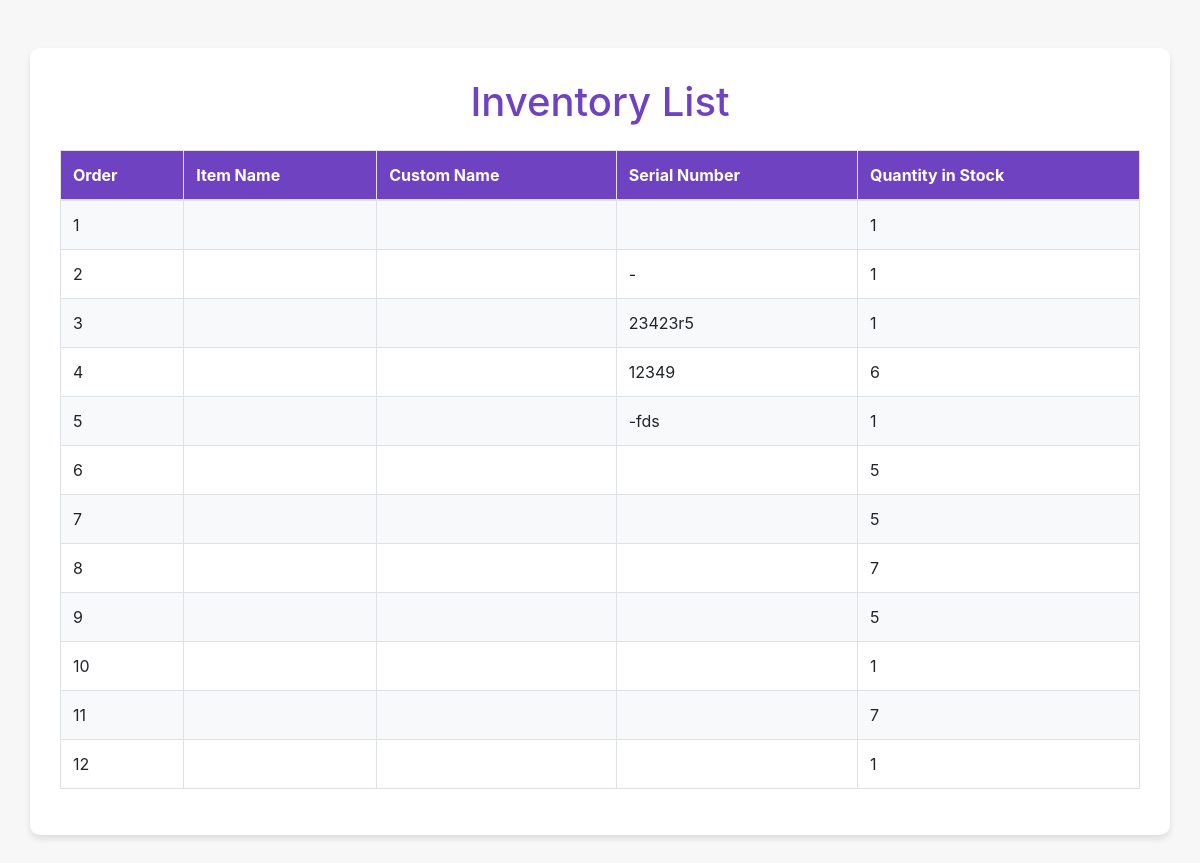
The app's page /inventory/, older data.
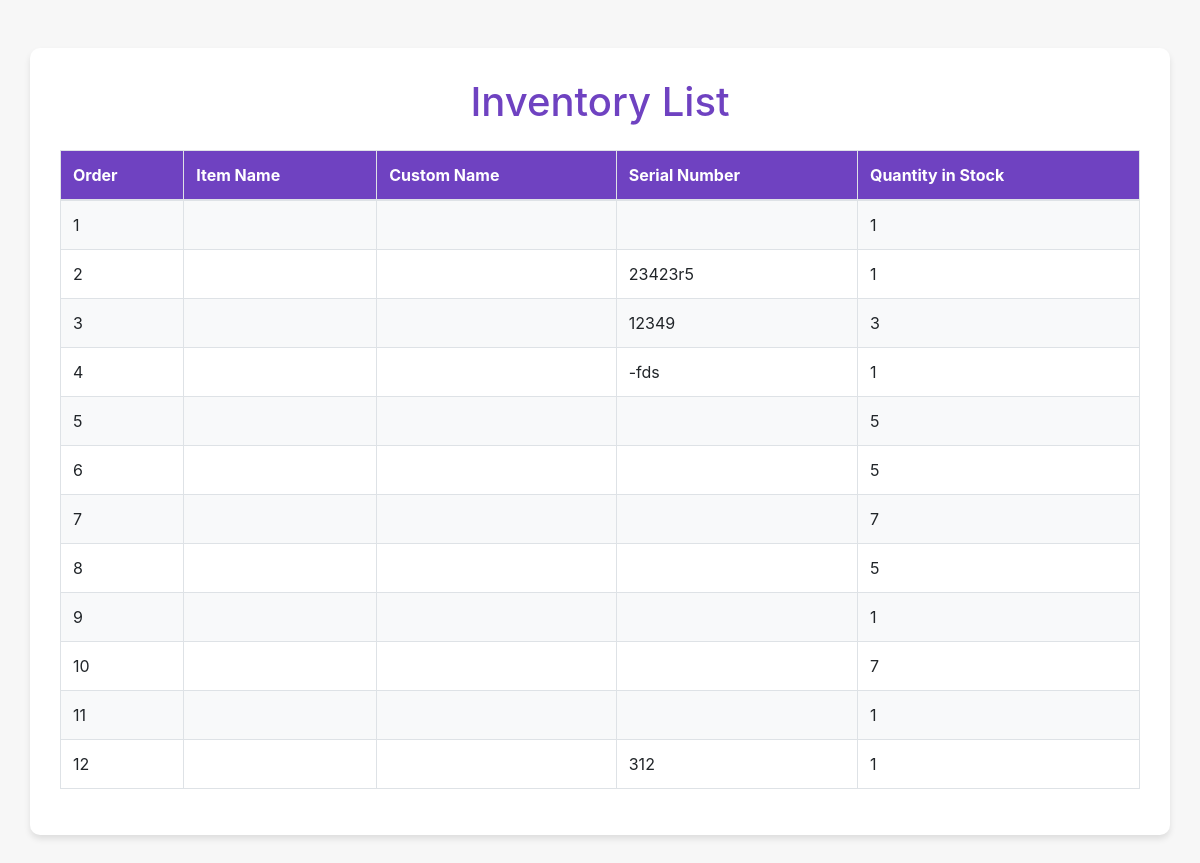
The same page, newer data.
### inventory/models.py (models this page shows, shortened)
class InventoryItem(models.Model):
    purchased_item = models.OneToOneField(Item, on_delete=models.CASCADE)  # Link to the purchased item
    quantity_in_stock = models.IntegerField(default=0)
    last_updated = models.DateTimeField(auto_now=True)

### purchase/models.py (models this page shows, shortened)
class Item(models.Model):
    BANK_CHOICES = [
    ('CBE', 'Commercial Bank of Ethiopia'),
    ('Awash Bank', 'Awash International Bank'),
    ('Dashen Bank', 'Dashen Bank S.C.'),
    ('Bank of Abyssinia', 'Bank of Abyssinia S.C.'),
    ('Wegagen Bank', 'Wegagen Bank S.C.'),
    ('Nib International Bank', 'Nib International Bank S.C.'),
    ('Hibret Bank', 'Hibret Bank S.C.'),
    ('Oromia Bank', 'Oromia Bank S.C.'),
    ('Cooperative Bank of Oromia', 'Cooperative Bank of Oromia'),
    ('Berhan Bank', 'Berhan International Bank S.C.'),
    ('Bunna Bank', 'Bunna International Bank S.C.'),
    ('Zemen Bank', 'Zemen Bank S.C.'),
    ('Enat Bank', 'Enat Bank S.C.'),
    ('Global Bank Ethiopia', 'Global Bank Ethiopia S.C.'),
    ('Addis International Bank', 'Addis International Bank S.C.'),
    ('Abay Bank', 'Abay Bank S.C.'),
    ('Shabelle Bank', 'Shabelle Bank S.C.'),
    ('ZamZam Bank', 'ZamZam Bank S.C.'),
    ('Goh Betoch Bank', 'Goh Betoch Bank S.C.'),
    ('Ahadu Bank', 'Ahadu Bank S.C.'),
    ('Hijra Bank', 'Hijra Bank S.C.'),
    ('Tsehay Bank', 'Tsehay Bank S.C.'),
    ('Siinqee Bank', 'Siinqee Bank S.C.'),
    ('Tsedey Bank', 'Tsedey Bank S.C.'),
    ('Gadaa Bank', 'Gadaa Bank S.C.'),
    ('Amhara Bank', 'Amhara Bank S.C.'),
    ('Rammis Bank', 'Rammis Bank S.C.'),
    ('Siket Bank', 'Siket Bank S.C.'),
    ('Sidama Bank', 'Sidama Bank S.C.'),
    ('Omo Bank', 'Omo Bank S.C.'),
]
    CATEGORY_CHOICES = [
        ('with', 'With'),
        ('without', 'Without'),
    ]
    ITEM_CATEGORY_CHOICES = [
        ('Main Consumables', 'Main Consumables'),
        ('Lubricants', 'Lubricants'),
        ('Service Items', 'Service Items'),
        ('Maintenance Items', 'Maintenance Items'),
    ]
    CATEGORY_NAME_CHOICES = [
        ('Shank', 'Shank'),
        ('Rod', 'Rod'),
        ('Bit', 'Bit'),
        ('Coupling', 'Coupling'),
        ('Liquid consumable', 'Liquid consumable'),
        ('Gas consumable', 'Gas consumable'),
        ('Filter', 'Filter'),
        ('Other', 'Other'),
    ]
    FS_number = models.IntegerField(blank=True, null=True)  # New field for FS number
    Receipt= models.CharField(max_length=100, choices=CATEGORY_CHOICES)
    item_name = models.CharField(max_length=100, choices=CATEGORY_NAME_CHOICES)  # Updated field name
    custom_item_name = models.CharField(max_length=100, blank = True)  # New field for custom name
    item_category = models.CharField(max_length=50, choices=ITEM_CATEGORY_CHOICES, blank=True, null=True)  # Renamed field for clarity
    payment_type = models.CharField(max_length=100, choices=[('Credit', 'Credit'), ('Paid', 'Paid in Full')])
    payment_transaction_type = models.CharField(max_length=100, choices=[('Bank Transfer', 'Bank Transfer'), ('Cash', 'Cash'), ('Deposit to Bank','Deposit to Bank')], blank = True, null = True) # New field for payment status
    remark = models.TextField(blank=True, null=True)  # New text field for remarks
    unit_price_before_vat = models.DecimalField(max_digits=10, decimal_places=2)  # Renamed unit price field
    status = models.CharField(max_length=100, choices=[('Finished', 'Finished'), ('Unfinished', 'Unfinished')], blank=True)  # New status field for finished/unfinished
    quantity = models.IntegerField()
    unit = models.CharField(max_length=50, choices=[('Pcs', 'Pcs'), ('Liter', 'Liter'), ('Kg', 'Kg')])
    seller_name = models.CharField(max_length=100, blank=True)
    total_price = models.DecimalField(max_digits=10, decimal_places=2, null=True, blank=True)  # Total price is nullable
    date_of_purchase = models.DateField()
    receipt_status = models.CharField(max_length=50, choices=[('Taken', 'Taken'),('Not Taken', 'Not Taken')], blank = True, null = True)
    date_of_bank_transfer = models.DateField(null=True, blank=True)
    serial_number = models.CharField(max_length=100, blank=True, null = True)
    item_destination = models.CharField(max_length=50, choices=[('Item Taken', 'Item Taken'),('Item Not Taken', 'Item Not Taken')], blank=True, null=True)
    model = models.CharField(max_length=100, blank=True, null=True)  # Make model optional
    color = models.CharField(max_length=100, blank=True, null=True)
    brand = models.CharField(max_length=50, blank=True, null = True)
    Transferred_to_bank_name = models.CharField(max_length=30, choices=BANK_CHOICES, blank=True, null=True)
    Transferred_from_bank_name = models.CharField(max_length=30, choices=BANK_CHOICES, blank=True, null=True)
    Transferred_to_account_number = models.CharField(max_length=100, blank=True, null=True)
    Transferred_from_account_number = models.CharField(max_length=100, blank=True, null=True)
    Transferred_to_receiver_name = models.CharField(max_length=100, blank=True, null=True)
    Transferred_from_sender_name = models.CharField(max_length=100, blank=True, null=True)
    USD_rate = models.DecimalField(max_digits=10, decimal_places=2, null =True, blank=True)
    total_price_usd = models.DecimalField(max_digits=10, decimal_places=2, null=True, blank=True)
    withholding = models.DecimalField(max_digits=10, decimal_places=2, null=True, blank=True)
    receipt_file = models.FileField(upload_to='uploads/receipts/', blank=True, null=True)
    bank_transfer_file = models.FileField(upload_to='uploads/', blank=True, null=True)
    class Meta:
        ordering = ['-date_of_purchase']  # Ensure new purchases are at the top of the report

### inventory/views.py (the view)
# urls.py: path('inventory/', views.inventory_list, name='inventory_list'),
def inventory_list(request):
    inventory_items = InventoryItem.objects.filter(quantity_in_stock__gt=0)
    return render(request, 'inventory/inventory_list.html', {'inventory_items': inventory_items})

### inventory/templates/inventory/inventory_list.html (shortened to what this page needs)
<!DOCTYPE html>
<html lang="en">
<head>
    <link href="https://stackpath.bootstrapcdn.com/bootstrap/4.5.2/css/bootstrap.min.css" rel="stylesheet">
</head>
<body>
    <div class="container my-5">
        <h1 class="text-center mb-4">Inventory List</h1>
        {% if inventory_items %}
        <div class="table-responsive">
            <table class="table table-bordered table-striped table-hover">
                <thead class="thead-purple">
                    <tr>
                        <th>Order</th>
                        <th>Item Name</th>
                        <th>Custom Name</th>
                        <th>Serial Number</th>
                        <th>Quantity in Stock</th>
                    </tr>
                </thead>
                <tbody>
                    {% for item in inventory_items %}
                        <tr>
                            <td>{{ forloop.counter }}</td>
                            <td>{{ item.purchased_item.name }}</td>
                            <td>{{ item.purchased_item.custom_name }}</td>
                            <td>{{ item.purchased_item.serial_number }}</td>
                            <td>{{ item.quantity_in_stock }}</td>
                        </tr>
                    {% endfor %}
                </tbody>
            </table>
        </div>
        {% else %}
        <p class="text-center text-muted">No inventory items available.</p>
        {% endif %}
    </div>
</body>
</html>

Row changes from the older to the newer data that the page shows:
removed InventoryItem: purchased_item.serial_number "-", quantity_in_stock "1"
changed InventoryItem (number 3 of 12 on the later page): quantity_in_stock "6" → "3"
added InventoryItem: purchased_item.serial_number "312", quantity_in_stock "1"
